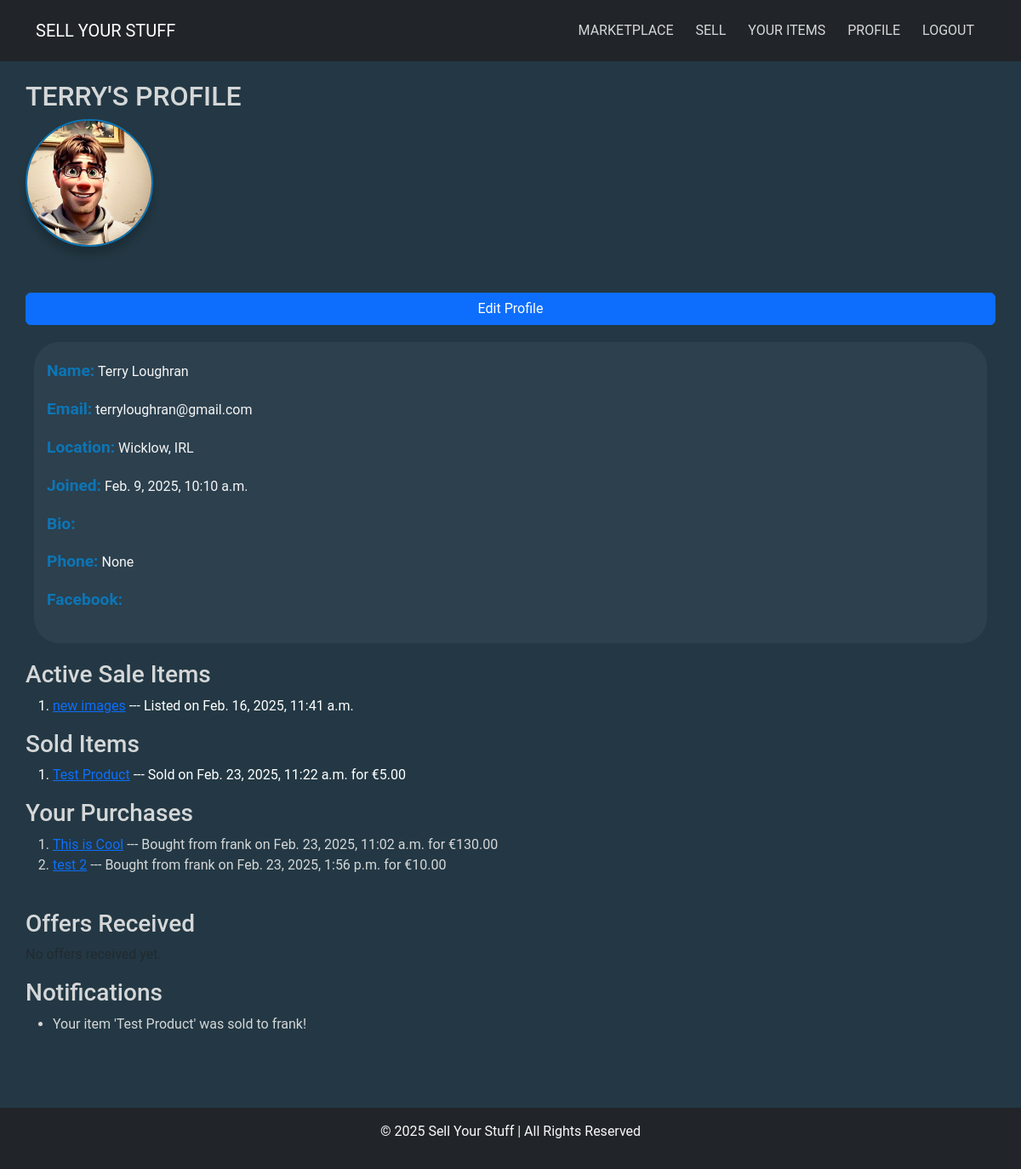
Before: /profiles/profile/ (signed in) with the older database file.
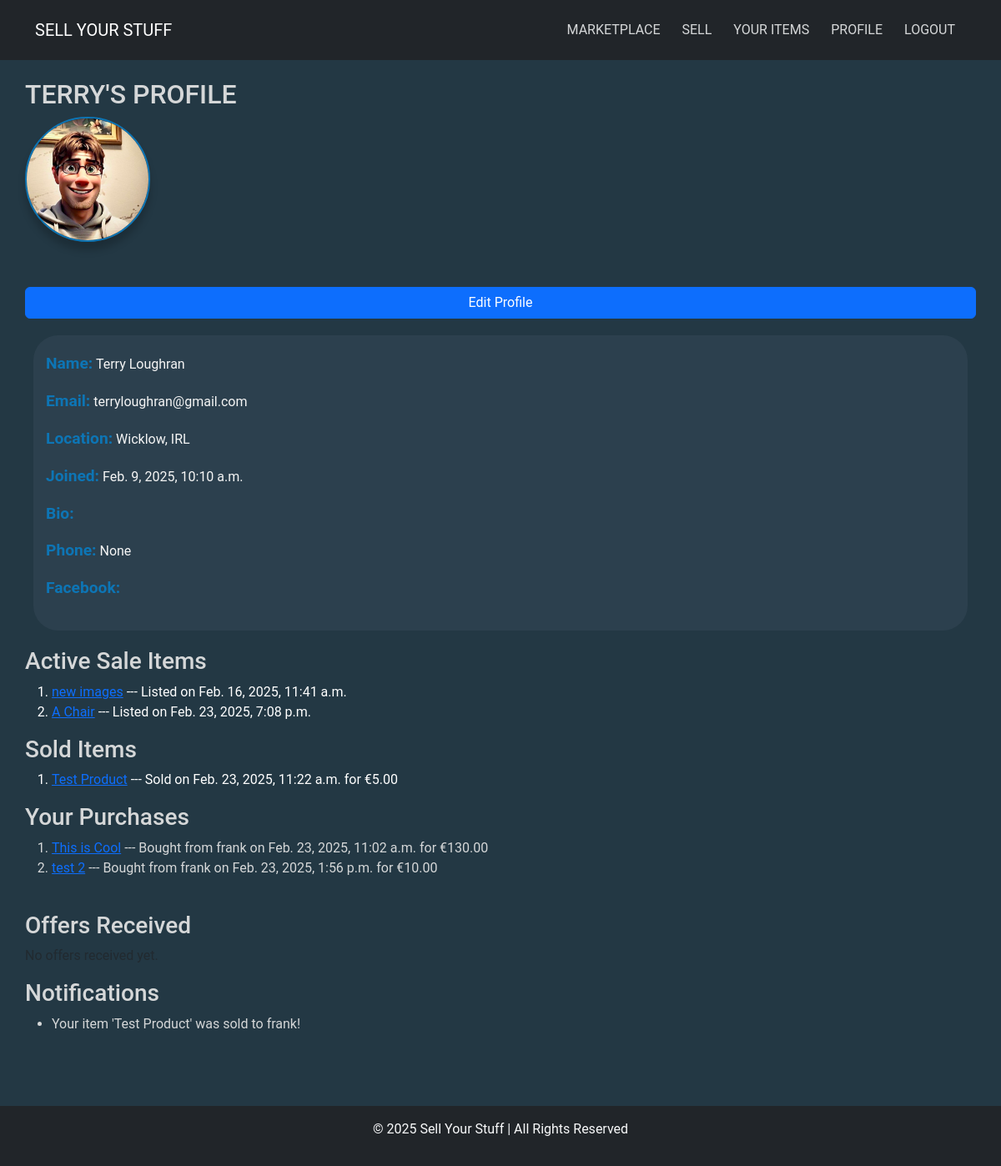
After: the same page with the newer database file.
### sales/models.py (models this page shows, shortened)
class Sale(models.Model):
    STATUS_CHOICES = [
        ("available", "Available"),
        ("sold", "Sold"),
    ]
    user = models.ForeignKey(User, on_delete=models.CASCADE)  # Seller
    title = models.CharField(max_length=200)
    description = models.TextField()
    price = models.DecimalField(max_digits=10, decimal_places=2)
    image = models.ImageField(
        upload_to="product_images/", blank=True, null=True
    )  # main image of the product
    image_1 = models.ImageField(upload_to="product_images/", blank=True, null=True)
    image_2 = models.ImageField(upload_to="product_images/", blank=True, null=True)
    image_3 = models.ImageField(upload_to="product_images/", blank=True, null=True)
    video = models.FileField(
        upload_to="product_videos/", blank=True, null=True
    )  # Video upload field
    status = models.CharField(
        max_length=10, choices=STATUS_CHOICES, default="available"
    )
    created_at = models.DateTimeField(auto_now_add=True)

### profiles/models.py (models this page shows, shortened)
class Purchase(models.Model):
    buyer = models.ForeignKey(User, on_delete=models.CASCADE, related_name="purchases")
    sale = models.ForeignKey(Sale, on_delete=models.CASCADE)
    purchased_at = models.DateTimeField(auto_now_add=True)

class Notification(models.Model):
    user = models.ForeignKey(
        User, on_delete=models.CASCADE, related_name="notifications"
    )
    message = models.TextField()
    is_read = models.BooleanField(default=False)
    created_at = models.DateTimeField(auto_now_add=True)

### profiles/views.py (the view)
# urls.py: path("profile/", profile_view, name="profile"),
@login_required
def profile_view(request):
    profile = request.user.profile
    active_sales = Sale.objects.filter(user=request.user, status="available")
    sold_sales = Purchase.objects.filter(sale__user=request.user).select_related(
        "sale", "buyer"
    )
    purchases = Purchase.objects.filter(buyer=request.user).select_related("sale__user")
    offers = (
        Offer.objects.filter(sale__user=request.user)
        .order_by("-created_at")
        .select_related("sale", "buyer")
    )
    notifications = Notification.objects.filter(user=request.user, is_read=False)
    if notifications.exists():
        notifications.update(is_read=True)
    all_notifications = Notification.objects.filter(user=request.user)
    return render(
        request,
        "profiles/profile.html",
        {
            "profile": profile,
            "active_sales": active_sales,
            "sold_sales": sold_sales,
            "purchases": purchases,
            "offers": offers,  # Added offers context
            "notifications": notifications,
            "all_notifications": all_notifications,
        },
    )

### sell_ur_stuff_site/context_processors.py (called while the page is built)
def unread_notifications(request):
    if request.user.is_authenticated:
        unread_count = Notification.objects.filter(
            user=request.user, is_read=False
        ).count()
    else:
        unread_count = 0
    return {"unread_notifications": unread_count}

### profiles/templates/profiles/profile.html (shortened to what the changed rows need)
{% extends "base.html" %}
{% load static %}
{% block content %}
    <h2 class="profile-header">{{ user.username }}'s Profile</h2>
    <br>
    <ol>
        {% for sale in active_sales %}
            <li class="text-white">
                <a href="{% url 'sale_detail' sale.id %}">{{ sale.title }}</a> --- Listed on {{ sale.created_at }}
            </li>
        {% empty %}
            <li>No active sale items.</li>
        {% endfor %}
    </ol>
    <ol>
        {% for purchase in sold_sales %}
            <li class="text-white">
                <a href="{% url 'sale_detail' purchase.sale.id %}">{{ purchase.sale.title }}</a> --- Sold on {{ purchase.purchased_at }} for €{{ purchase.sale.price }}
            </li>
        {% empty %}
            <li>No items sold yet.</li>
        {% endfor %}
    </ol>
    <ol>
        {% for purchase in purchases %}
            <li>
                <a href="{% url 'sale_detail' purchase.sale.id %}">{{ purchase.sale.title }}</a> --- Bought from {{ purchase.sale.user.username }} on {{ purchase.purchased_at }} for €{{ purchase.sale.price }}
            </li>
        {% empty %}
            <li>No purchases yet.</li>
        {% endfor %}
    </ol>
<ul>
    {% for notification in all_notifications %}
        <li>
            {{ notification.message }}
        </li>
    {% empty %}
        <li>No notifications yet.</li>
    {% endfor %}
</ul>
{% endblock content %}

Changed rows visible on the page:
added Sale: title "A Chair", created_at "Feb. 23, 2025, 7:08 p.m."
